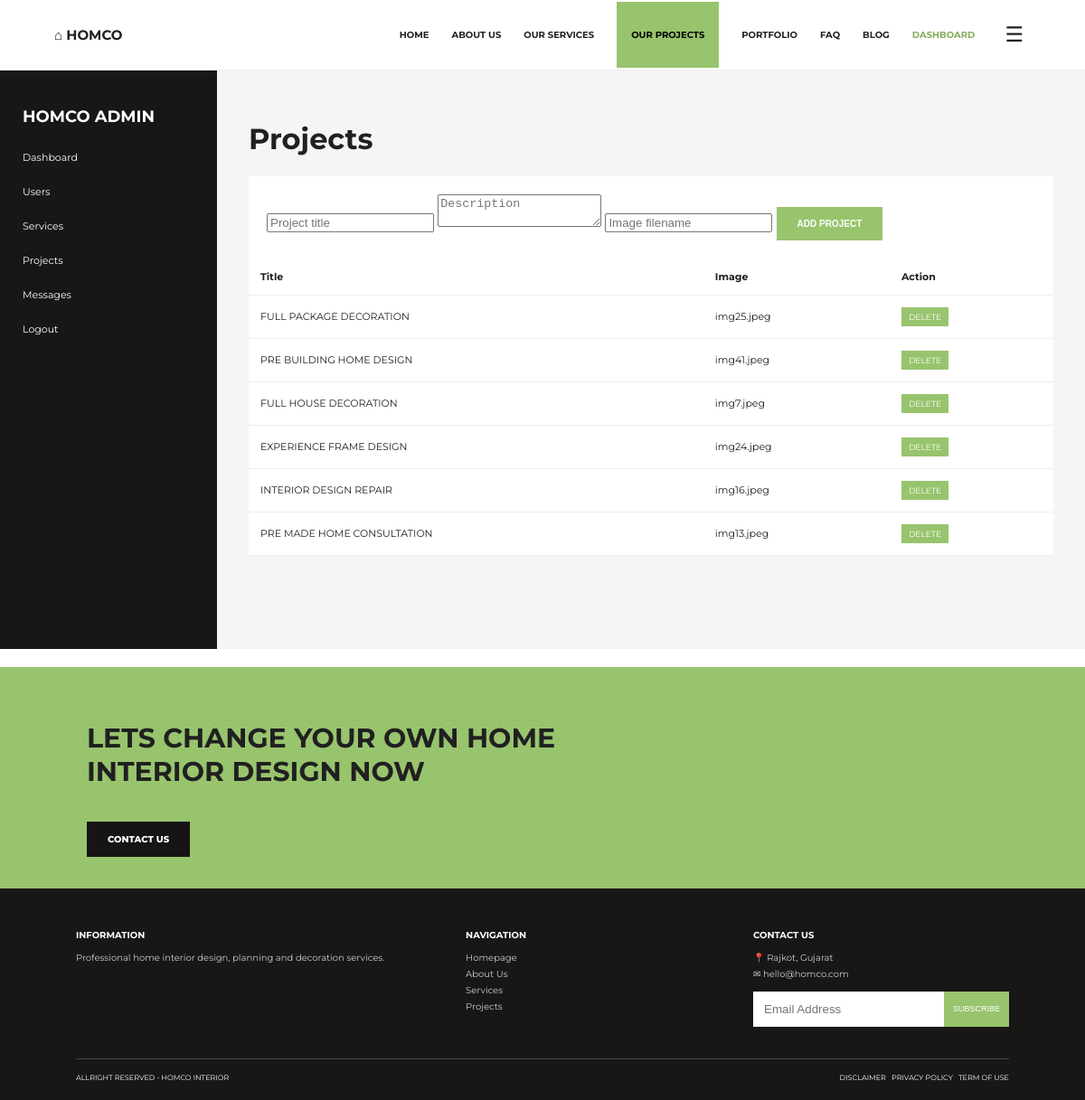
The app's page /admin/projects.php (signed in) with its own data.
### tables this page shows
CREATE TABLE projects (
    id INT AUTO_INCREMENT PRIMARY KEY,
    title VARCHAR(150),
    description TEXT,
    image VARCHAR(255),
    created_at TIMESTAMP DEFAULT CURRENT_TIMESTAMP
);

### config/db.php (called while the page is built, shortened)
<?php
function e($v){return htmlspecialchars((string)$v,ENT_QUOTES,'UTF-8');}
?>

### admin/projects.php (the view, shortened to what this page needs)
<?php
require '../config/db.php';
$rows = $pdo->query(
    'SELECT * FROM projects ORDER BY id DESC'
)->fetchAll();
require '../config/header.php';
?>
<div class="dashboard">
    <aside class="side">
        <h2>HOMCO ADMIN</h2>
        <a href="dashboard.php">Dashboard</a>
        <a href="users.php">Users</a>
        <a href="services.php">Services</a>
        <a href="projects.php">Projects</a>
        <a href="messages.php">Messages</a>
        <a href="../auth/logout.php">Logout</a>
    </aside>
    <main class="dash-main">
        <h1>Projects</h1>
        <div class="admin-form">
            <form method="post">
                <input
                    name="title"
                    placeholder="Project title"
                    required
                >
                <textarea
                    name="description"
                    placeholder="Description"
                    required
                ></textarea>
                <input
                    name="image"
                    placeholder="Image filename"
                    required
                >
                <button class="btn" type="submit">
                    ADD PROJECT
                </button>
            </form>
        </div>
        <table class="table">
            <tr>
                <th>Title</th>
                <th>Image</th>
                <th>Action</th>
            </tr>
            <?php foreach ($rows as $r): ?>
                <tr>
                    <td>
                        <?= e($r['title']) ?>
                    </td>
                    <td>
                        <?= e($r['image']) ?>
                    </td>
                    <td>
                        <a
                            class="tag"
                            href="?delete=<?= e($r['id']) ?>"
                            onclick="return confirm('Delete this project?')"
                        >
                            DELETE
                        </a>
                    </td>
                </tr>
            <?php endforeach; ?>
        </table>
    </main>
</div>
<?php
require '../config/footer.php';
?>

### assets/css/style.css (style rules this page uses)
* { box-sizing: border-box; }
body { margin: 0; font-family: 'Montserrat', Arial, sans-serif; color: #202020; background: #fff; }
a { text-decoration: none; color: inherit; }
.btn { display: inline-block; background: #98c46d; color: #fff; border: 0; padding: 13px 23px; font-size: 10px; font-weight: 800; margin-top: 12px; cursor: pointer; transition: background 0.3s ease, transform 0.3s ease; }
.dashboard { display: grid; grid-template-columns: 240px 1fr; min-height: 80vh; }
.side { background: #191616; color: #fff; padding: 25px; }
.side h2 { font-size: 18px; }
.side a { display: block; padding: 12px 0; font-size: 11px; transition: color 0.3s ease; }
.dash-main { padding: 35px; background: #f5f5f5; min-width: 0; }
.table { width: 100%; background: #fff; border-collapse: collapse; }
.table th, .table td { padding: 13px; border-bottom: 1px solid #eee; text-align: left; font-size: 11px; }
.admin-form { background: #fff; padding: 20px; margin-top: 20px; }
.tag { display: inline-block; background: #98c46d; color: #fff; padding: 5px 8px; font-size: 9px; }

### records on screen
projects: title "FULL PACKAGE DECORATION", image "img25.jpeg"
projects: title "PRE BUILDING HOME DESIGN", image "img41.jpeg"
projects: title "FULL HOUSE DECORATION", image "img7.jpeg"
projects: title "EXPERIENCE FRAME DESIGN", image "img24.jpeg"
projects: title "INTERIOR DESIGN REPAIR", image "img16.jpeg"
projects: title "PRE MADE HOME CONSULTATION", image "img13.jpeg"
